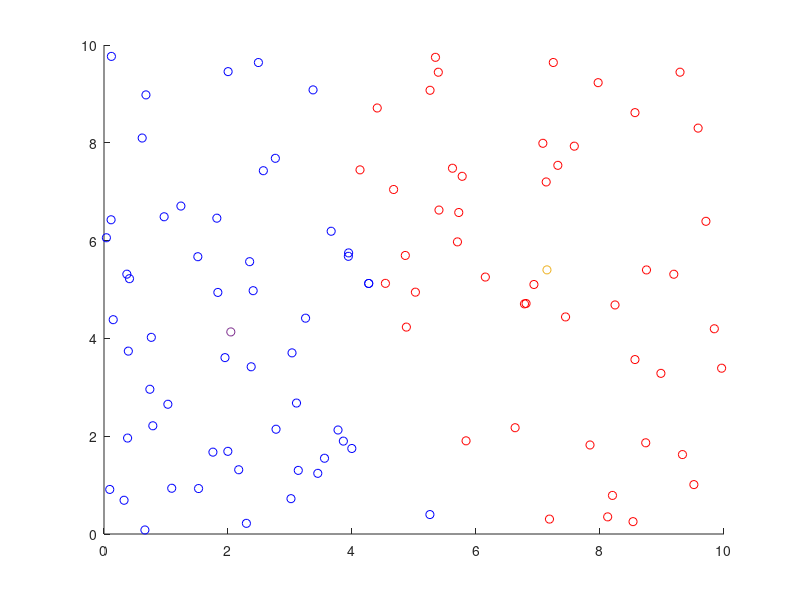

This chart was generated by the following MATLAB code:
% data = rand([30, 3]);
% k = 5;
% 
% [M, N] = size(data);
% 
% index = zeros(M, 1);
% center = zeros(k, N);
% 
% u = zeros(k, N);
% c = zeros(k, N);
% 
% for i = 1:k
%     u(i, :) = data(i, :);
% end
% 
% while true
%     for i = 1:M
%         dist = zeros(k, 1);
%         for j = 1:k
%             sum_dist = 0;
%             for p = 1:N
%                 sum_dist = sum_dist + (u(j, p) - data(i,p))^2;
%             end
%             dist(j) = sqrt(sum_dist);
%         end
%         [v, idx] = sort(dist);
%         index(i, 1:3) = data(i, :);
%         index(i, 4) = idx(1);
%     end
% 
%     for i = 1:k
%         tol_dist = zeros(1, N);
%         num = 0;
%         for j = 1:M
%             if index(j, 3) == i
%                 for p = 1:N
%                     tol_dist(1, p) = tol_dist(1, p) + data(j, p);
%                 end
%                 num = num + 1;
%             end
%         end
%         c(i, :) = tol_dist(1, :) / num;
%     end
% end

clear; clc;
data = rand([100, 2]) * 10;
K = 2;
z1 = data(1,:);
z2 = data(2,:);
while true
    center1=[data(1,:)];
    center2=[data(2,:)];
    for i = 2:length(data)
        x = data(i,:);
        r1 =sum( (z1-x).^2);
        r2 =sum( (z2-x).^2);
        if r1<r2
            center1=[center1; x];
        else
            center2 = [center2; x];
        end
    end
    z11 = mean(center1,1);
    z22 = mean(center2,1);
    if  z11== z1 & z22 == z2
        break;
    end
    z1 = z11;
    z2 = z22;
end

scatter(center1(:,1), center1(:,2), 'r')
hold on
scatter(center2(:,1), center2(:,2), 'b')
hold on 
scatter(z1(1), z1(2), 'rx')
scatter(z2(1), z2(2), 'bx')

